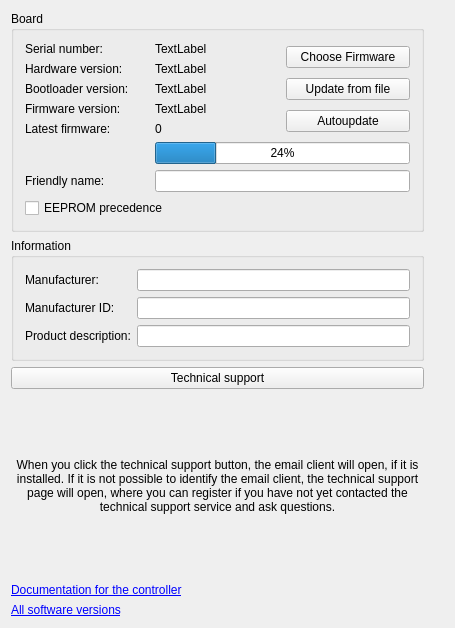
<?xml version="1.0" encoding="UTF-8"?>
<ui version="4.0">
 <class>PageAboutDeviceWgtClass</class>
 <widget class="QWidget" name="PageAboutDeviceWgtClass">
  <property name="geometry">
   <rect>
    <x>0</x>
    <y>0</y>
    <width>455</width>
    <height>628</height>
   </rect>
  </property>
  <property name="windowTitle">
   <string>PageAboutDeviceWgt</string>
  </property>
  <layout class="QGridLayout" name="gridLayout_3">
   <item row="3" column="1">
    <spacer name="horizontalSpacer">
     <property name="orientation">
      <enum>Qt::Vertical</enum>
     </property>
     <property name="sizeHint" stdset="0">
      <size>
       <width>20</width>
       <height>40</height>
      </size>
     </property>
    </spacer>
   </item>
   <item row="3" column="0">
    <widget class="QLabel" name="msgLbl">
     <property name="text">
      <string>When you click the technical support button, the email client will open, if it is installed. If it is not possible to identify the email client, the technical support page will open, where you can register if you have not yet contacted the technical support service and ask questions.</string>
     </property>
     <property name="textFormat">
      <enum>Qt::PlainText</enum>
     </property>
     <property name="alignment">
      <set>Qt::AlignCenter</set>
     </property>
     <property name="wordWrap">
      <bool>true</bool>
     </property>
    </widget>
   </item>
   <item row="2" column="0">
    <widget class="QPushButton" name="TechSupport">
     <property name="toolTip">
      <string>Opens the email client if it is installed</string>
     </property>
     <property name="text">
      <string>Technical support</string>
     </property>
    </widget>
   </item>
   <item row="0" column="0">
    <widget class="QGroupBox" name="groupBox">
     <property name="sizePolicy">
      <sizepolicy hsizetype="Preferred" vsizetype="Fixed">
       <horstretch>0</horstretch>
       <verstretch>0</verstretch>
      </sizepolicy>
     </property>
     <property name="title">
      <string>Board</string>
     </property>
     <layout class="QGridLayout" name="gridLayout">
      <item row="0" column="0">
       <widget class="QLabel" name="ser_label">
        <property name="text">
         <string>Serial number:</string>
        </property>
       </widget>
      </item>
      <item row="0" column="1">
       <widget class="QLabel" name="snEdit">
        <property name="text">
         <string>TextLabel</string>
        </property>
       </widget>
      </item>
      <item row="1" column="0">
       <widget class="QLabel" name="label_hardware_ver">
        <property name="text">
         <string>Hardware version:</string>
        </property>
       </widget>
      </item>
      <item row="1" column="1">
       <widget class="QLabel" name="hardwVer">
        <property name="text">
         <string>TextLabel</string>
        </property>
       </widget>
      </item>
      <item row="2" column="0">
       <widget class="QLabel" name="bootload_label">
        <property name="text">
         <string>Bootloader version:</string>
        </property>
       </widget>
      </item>
      <item row="2" column="1">
       <widget class="QLabel" name="blVer">
        <property name="text">
         <string>TextLabel</string>
        </property>
       </widget>
      </item>
      <item row="3" column="0">
       <widget class="QLabel" name="firmw_label">
        <property name="text">
         <string>Firmware version:</string>
        </property>
       </widget>
      </item>
      <item row="3" column="1">
       <widget class="QLabel" name="firmVer">
        <property name="text">
         <string>TextLabel</string>
        </property>
       </widget>
      </item>
      <item row="4" column="0">
       <widget class="QLabel" name="lFirm_label">
        <property name="text">
         <string>Latest firmware:</string>
        </property>
       </widget>
      </item>
      <item row="4" column="1">
       <widget class="QLabel" name="LfirmVer_2">
        <property name="text">
         <string>0</string>
        </property>
       </widget>
      </item>
      <item row="5" column="0">
       <widget class="QLabel" name="label_9">
        <property name="text">
         <string/>
        </property>
       </widget>
      </item>
      <item row="5" column="1" colspan="2">
       <layout class="QHBoxLayout" name="horizontalLayout_7" stretch="0">
        <item>
         <widget class="QProgressBar" name="progressBar">
          <property name="value">
           <number>24</number>
          </property>
         </widget>
        </item>
       </layout>
      </item>
      <item row="6" column="0">
       <widget class="QLabel" name="label_5">
        <property name="text">
         <string>Friendly name:</string>
        </property>
       </widget>
      </item>
      <item row="6" column="1" colspan="2">
       <layout class="QHBoxLayout" name="horizontalLayout_2">
        <item>
         <widget class="QLineEdit" name="friendlyName">
          <property name="maxLength">
           <number>16</number>
          </property>
         </widget>
        </item>
       </layout>
      </item>
      <item row="7" column="0" colspan="2">
       <widget class="QCheckBox" name="eepromPrecedenceBox">
        <property name="text">
         <string>EEPROM precedence</string>
        </property>
       </widget>
      </item>
      <item row="0" column="2" rowspan="5">
       <widget class="QFrame" name="frame">
        <layout class="QVBoxLayout" name="verticalLayout">
         <property name="leftMargin">
          <number>0</number>
         </property>
         <property name="topMargin">
          <number>0</number>
         </property>
         <property name="rightMargin">
          <number>0</number>
         </property>
         <property name="bottomMargin">
          <number>0</number>
         </property>
         <item>
          <widget class="QPushButton" name="chooseFirmwareBtn">
           <property name="text">
            <string>Choose Firmware</string>
           </property>
          </widget>
         </item>
         <item>
          <widget class="QPushButton" name="updateFromFileBtn">
           <property name="enabled">
            <bool>true</bool>
           </property>
           <property name="text">
            <string>Update from file</string>
           </property>
          </widget>
         </item>
         <item>
          <widget class="QPushButton" name="autoUpdateBtn">
           <property name="text">
            <string>Autoupdate</string>
           </property>
          </widget>
         </item>
        </layout>
       </widget>
      </item>
     </layout>
    </widget>
   </item>
   <item row="1" column="0">
    <widget class="QGroupBox" name="groupBox_2">
     <property name="sizePolicy">
      <sizepolicy hsizetype="Preferred" vsizetype="Fixed">
       <horstretch>0</horstretch>
       <verstretch>0</verstretch>
      </sizepolicy>
     </property>
     <property name="title">
      <string>Information</string>
     </property>
     <layout class="QGridLayout" name="gridLayout_2">
      <item row="0" column="0">
       <widget class="QLabel" name="label_3">
        <property name="text">
         <string>Manufacturer:</string>
        </property>
       </widget>
      </item>
      <item row="0" column="1">
       <widget class="QLineEdit" name="manufacturerEdit">
        <property name="readOnly">
         <bool>true</bool>
        </property>
       </widget>
      </item>
      <item row="2" column="0">
       <widget class="QLabel" name="label_4">
        <property name="text">
         <string>Manufacturer ID:</string>
        </property>
       </widget>
      </item>
      <item row="3" column="0">
       <widget class="QLabel" name="label_7">
        <property name="text">
         <string>Product description:</string>
        </property>
       </widget>
      </item>
      <item row="3" column="1">
       <widget class="QLineEdit" name="descEdit">
        <property name="readOnly">
         <bool>true</bool>
        </property>
       </widget>
      </item>
      <item row="2" column="1">
       <widget class="QLineEdit" name="manidEdit">
        <property name="maxLength">
         <number>2</number>
        </property>
        <property name="readOnly">
         <bool>true</bool>
        </property>
       </widget>
      </item>
     </layout>
    </widget>
   </item>
   <item row="5" column="0">
    <widget class="QLabel" name="prog_label">
     <property name="text">
      <string>&lt;a href=&quot;https://files.xisupport.com/Software.en.html&quot;&gt;&lt;span style=&quot; text-decoration: underline; color:#0000ff;&quot;&gt;All software versions&lt;/span&gt;&lt;/a&gt;</string>
     </property>
    </widget>
   </item>
   <item row="4" column="0">
    <widget class="QLabel" name="doc_label">
     <property name="text">
      <string>&lt;a href=&quot;https://doc.xisupport.com/&quot;&gt;&lt;span style=&quot; text-decoration: underline; color:#0000ff;&quot;&gt;Documentation for the controller&lt;/span&gt;&lt;/a&gt;</string>
     </property>
    </widget>
   </item>
  </layout>
 </widget>
 <layoutdefault spacing="6" margin="11"/>
 <tabstops>
  <tabstop>manufacturerEdit</tabstop>
  <tabstop>manidEdit</tabstop>
  <tabstop>descEdit</tabstop>
 </tabstops>
 <resources/>
 <connections/>
</ui>
